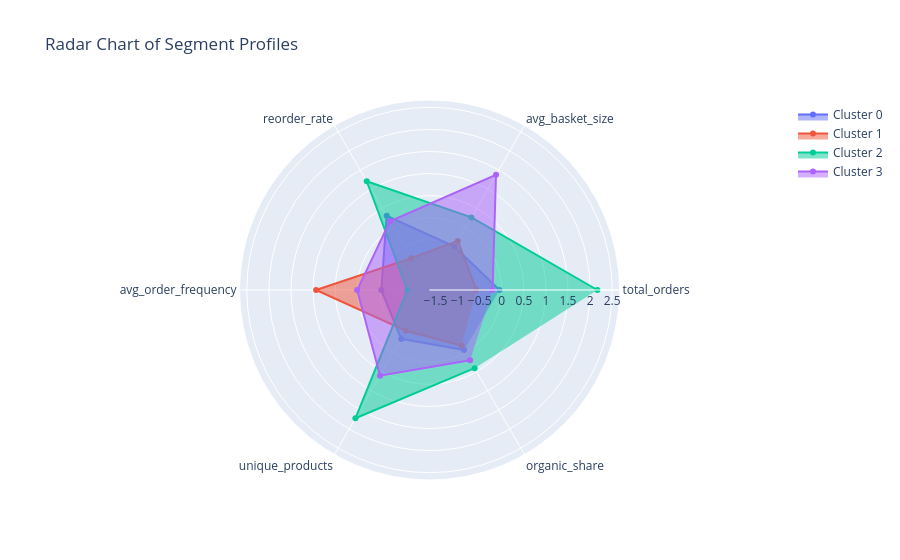

Write notebook code for a chart like this one.
### Code cell
# Radar / Polar Chart for Cluster Profiles
import plotly.graph_objects as go

categories = features_list
fig = go.Figure()

for cluster in range(4):
    fig.add_trace(go.Scatterpolar(
        r=scaled_centroids.iloc[cluster].values,
        theta=categories,
        fill='toself',
        name=f'Cluster {cluster}'
    ))

fig.update_layout(
    polar=dict(
        radialaxis=dict(
            visible=True,
            range=[scaled_centroids.values.min() - 0.5, scaled_centroids.values.max() + 0.5]
        )),
    showlegend=True,
    title="Radar Chart of Segment Profiles"
)
fig.show()

### Figure 1 — Plotly figure (JSON) as saved in the notebook; plotly's stock layout.template omitted (floating-point values rounded to 4 significant figures)
{"data": [{"fill": "toself", "name": "Cluster 0", "r": [-0.0525, -0.5033, 0.304, -0.5443, -0.3569, -0.06972], "theta": ["total_orders", "avg_basket_size", "reorder_rate", "avg_order_frequency", "unique_products", "organic_share"], "type": "scatterpolar"}, {"fill": "toself", "name": "Cluster 1", "r": [-0.575, -0.3525, -0.8044, 0.9308, -0.5691, -0.1833], "theta": ["total_orders", "avg_basket_size", "reorder_rate", "avg_order_frequency", "unique_products", "organic_share"], "type": "scatterpolar"}, {"fill": "toself", "name": "Cluster 2", "r": [2.165, 0.2624, 1.206, -1.136, 1.718, 0.4077], "theta": ["total_orders", "avg_basket_size", "reorder_rate", "avg_order_frequency", "unique_products", "organic_share"], "type": "scatterpolar"}, {"fill": "toself", "name": "Cluster 3", "r": [-0.2086, 1.376, 0.1582, 0.001254, 0.6035, 0.2032], "theta": ["total_orders", "avg_basket_size", "reorder_rate", "avg_order_frequency", "unique_products", "organic_share"], "type": "scatterpolar"}], "layout": {"polar": {"radialaxis": {"range": [-1.636, 2.665], "visible": true}}, "showlegend": true, "title": {"text": "Radar Chart of Segment Profiles"}}}
